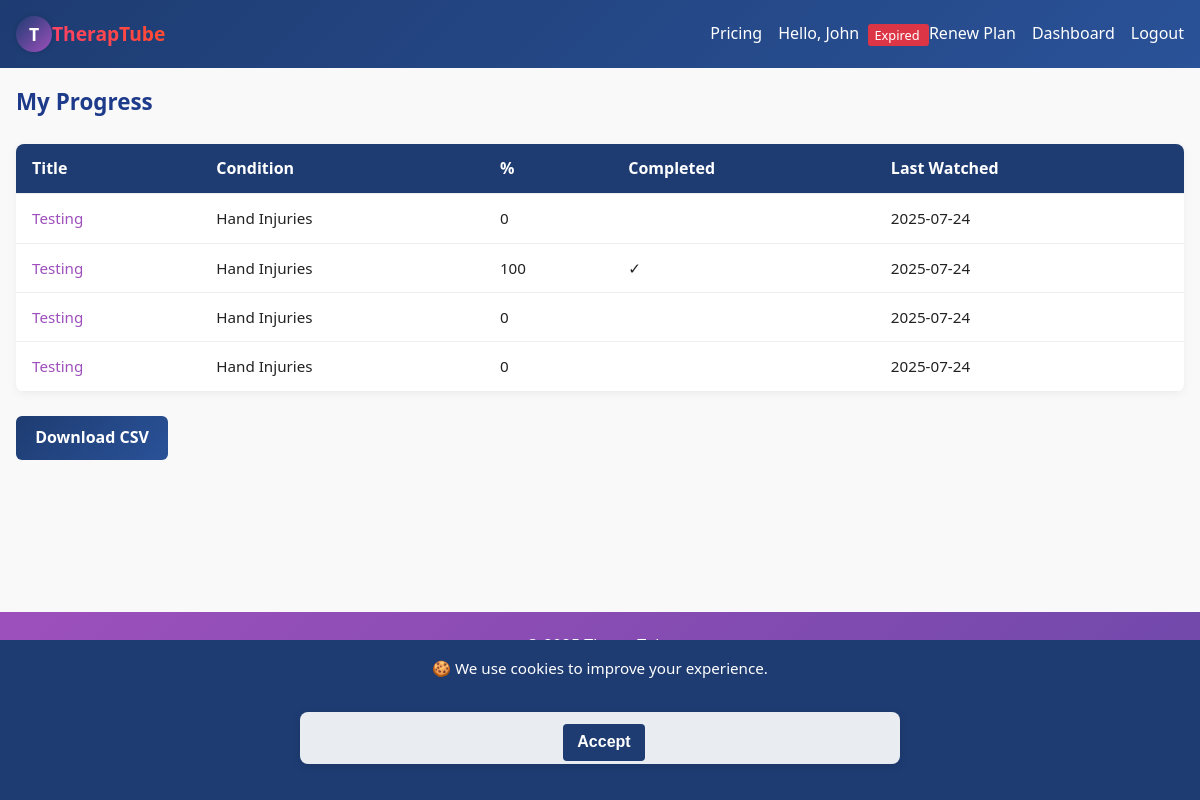
/progress (signed in), run on an earlier commit of the app's database.
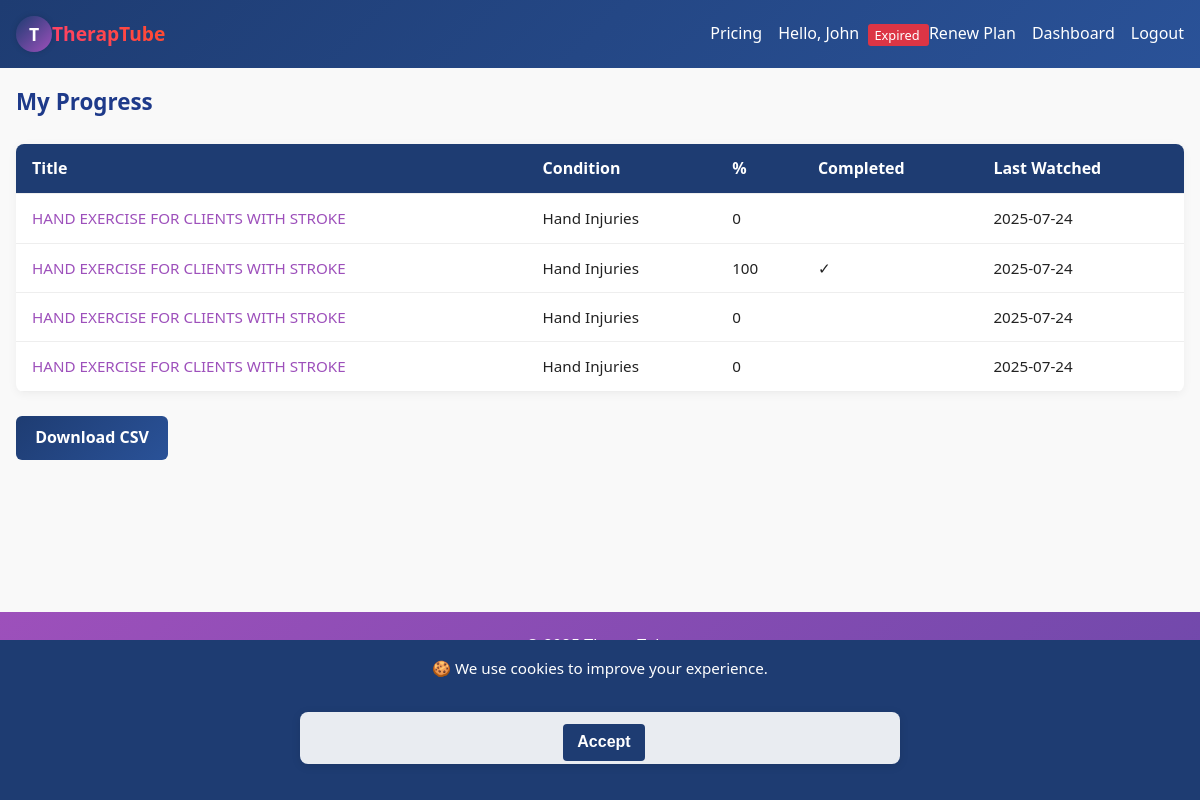
And on a later commit of the database.
### app.py (models this page shows, shortened)
class WatchHistory(db.Model):
    id = db.Column(db.Integer, primary_key=True)
    user_id = db.Column(db.Integer, db.ForeignKey('user.id'))
    media_id = db.Column(db.Integer, db.ForeignKey('media.id'))
    progress_percent = db.Column(db.Integer, default=0)
    completed = db.Column(db.Boolean, default=False)
    watched_at = db.Column(db.DateTime, default=datetime.utcnow)

class Media(db.Model):
    id = db.Column(db.Integer, primary_key=True)
    filename = db.Column(db.String(200), nullable=False)
    thumbnail = db.Column(db.String(200))
    title = db.Column(db.String(120), nullable=False)
    description = db.Column(db.Text, nullable=True)
    category = db.Column(db.String(80), nullable=True)
    otpf_domain = db.Column(db.String(50))
    for_name = db.Column(db.String(50))
    target_condition = db.Column(db.String(50))
    uploader_id = db.Column(db.Integer, db.ForeignKey('user.id'))
    view_count = db.Column(db.Integer, default=0)
    upload_time = db.Column(db.DateTime, default=datetime.utcnow)

### app.py (the view)
@app.route('/progress')
@login_required # User must be logged in
def progress():
    current_utc_year = datetime.now(timezone.utc).year
    records = (
        WatchHistory.query
        .filter_by(user_id=current_user.id)
        .join(Media, WatchHistory.media_id == Media.id)
        .add_columns(Media.title, Media.target_condition,
                        WatchHistory.progress_percent, WatchHistory.completed,
                        WatchHistory.watched_at, Media.id.label("m_id"))
        .order_by(WatchHistory.watched_at.desc())
        .all()
    )
    return render_template('progress.html', rows=records, taxonomy=TAXONOMY, current_year=current_utc_year)

### app.py (called while the page is built)
@app.context_processor
def inject_global_data():
    has_sub = False
    if current_user.is_authenticated:
        has_sub = has_active_subscription(current_user)
    return {
        'app_version': APP_VERSION,  # Assuming APP_VERSION is defined globally or from config
        'utc_now': datetime.now(timezone.utc),
        'has_active_subscription': has_active_subscription, # Make the function itself available
        'current_user': current_user, # Flask-Login usually injects this, but explicit is fine
        'user_has_active_subscription': has_sub # A boolean flag for simpler checks in templates
    }

@login_manager.user_loader
def load_user(user_id):
    return User.query.get(int(user_id))

### templates/progress.html
{% extends 'base.html' %}
{% block content %}
<h2>My Progress</h2>
<table>
  <tr>
    <th>Title</th><th>Condition</th><th>%</th><th>Completed</th><th>Last Watched</th>
  </tr>
  {% for r in rows %}
    <tr>
        <td data-label="Title">
            <a href="{{ url_for('watch', media_id=r.m_id) }}">{{ r.title }}</a>
        </td>
        <td data-label="Condition">{{ r.target_condition }}</td>
        <td data-label="%">{{ r.progress_percent }}</td>
        <td data-label="Completed">{{ '✓' if r.completed else '' }}</td>
        <td data-label="Last Watched">{{ r.watched_at.strftime('%Y-%m-%d') }}</td>
    </tr>
  {% endfor %}
</table>
<p><a href="{{ url_for('progress_report') }}">Download CSV</a></p>
{% endblock %}

What changed in the data, as far as the page shows it:
changed through a linked row, WatchHistory (number 1 of 4 on the later page): title "Testing" → "HAND EXERCISE FOR CLIENTS WITH STROKE"
changed through a linked row, WatchHistory (number 2 of 4 on the later page): title "Testing" → "HAND EXERCISE FOR CLIENTS WITH STROKE"
changed through a linked row, WatchHistory (number 3 of 4 on the later page): title "Testing" → "HAND EXERCISE FOR CLIENTS WITH STROKE"
changed through a linked row, WatchHistory (number 4 of 4 on the later page): title "Testing" → "HAND EXERCISE FOR CLIENTS WITH STROKE"
